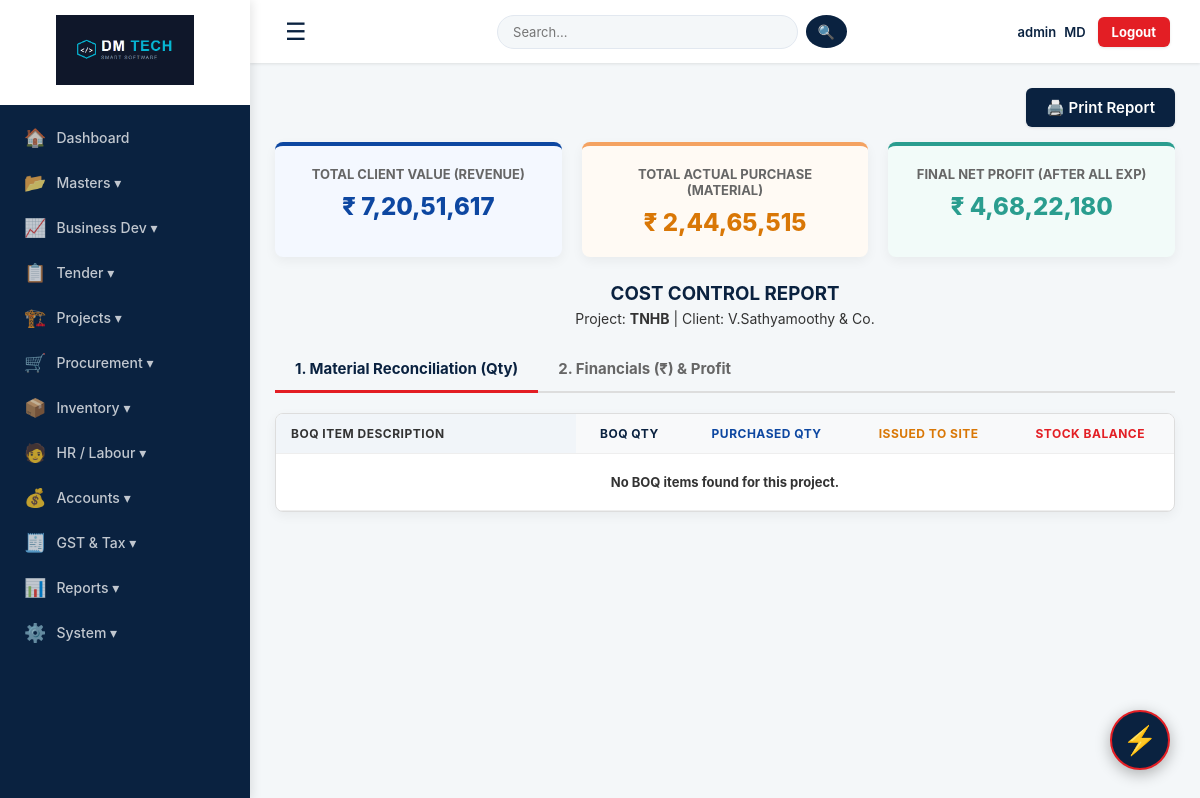
The app's page /cost_control/TNHB (signed in) with its own data.
### tables this page shows
CREATE TABLE projects (id INTEGER PRIMARY KEY AUTOINCREMENT, project_name TEXT NOT NULL, client_name TEXT NOT NULL, work_order TEXT, project_value REAL DEFAULT 0, start_date TEXT, status TEXT DEFAULT 'Planning');

### app.py (the view, shortened to what this page needs)
@app.route("/cost_control/<project_name>")
def cost_control(project_name):
    if not session.get("username"): return redirect(url_for("login"))
    conn = get_db()
    project = conn.execute("SELECT * FROM projects WHERE project_name=?", (project_name,)).fetchone()
    if not project:
        flash("Project not found!", "error")
        conn.close()
        return redirect(url_for("dashboard"))
    boq_items = conn.execute("SELECT * FROM poq WHERE project_name=?", (project_name,)).fetchall()
    total_actual_pur_all = conn.execute("""SELECT SUM(pi.quantity * pi.rate) FROM purchase_items pi
        JOIN purchases p ON pi.purchase_id = p.id
        WHERE p.project_name = ? AND p.md_approval = 'Approved'""", (project_name,)).fetchone()[0] or 0
    total_other_exp = conn.execute("""SELECT SUM(amount) FROM accounts
        WHERE project_name=? AND transaction_type = 'Expense'
        AND IFNULL(category, '') NOT IN ('Payment', 'M', 'Credit Note', 'Debit Note', 'Purchase')""",
        (project_name,)).fetchone()[0] or 0
    cost_data = []; t_plan=0; t_pur=0; t_fore=0; t_client=0; t_item_profit=0
    if not boq_items:
        total_client_value = project['project_value'] or 0
        total_projected_cost = total_actual_pur_all + total_other_exp
        final_net_profit = total_client_value - total_projected_cost
        conn.close()
        return render_template("cost_control.html",
                               project=project, cost_data=[],
                               total_plan_cost=0, total_actual_pur=total_actual_pur_all,
                               total_other_exp=total_other_exp, total_forecast_cost=0,
                               total_client_value=total_client_value,
                               total_projected_cost=total_projected_cost,
                               total_item_profit=0, final_net_profit=final_net_profit)

### app.py (called while the page is built, shortened)
@app.context_processor
def inject_permissions():
    role = session.get('role', 'Admin')
    return dict(is_admin_or_gm=role in ['MD', 'Admin', 'GM'])

@app.after_request
def add_header(response):
    response.headers["Cache-Control"] = "no-cache, no-store, must-revalidate, public, max-age=0"
    response.headers["Pragma"] = "no-cache"
    response.headers["Expires"] = "0"
    return response

@app.template_filter('inr')
def format_inr(number):
    if number is None: return "0"
    try: number = float(number)
    except: return "0"
    is_negative = False
    if number < 0:
        is_negative = True
        number = abs(number)
    integer_part = str(round(number))
    if len(integer_part) > 3:
        last_three = integer_part[-3:]
        remaining = integer_part[:-3]
        groups = []
        while len(remaining) > 2:
            groups.insert(0, remaining[-2:])
            remaining = remaining[:-2]
        if remaining: groups.insert(0, remaining)
        formatted_integer = ",".join(groups) + "," + last_three
    else:
        formatted_integer = integer_part
    result = formatted_integer
    if is_negative: result = "-" + result
    return result

def get_db():
    conn = sqlite3.connect(DATABASE, timeout=20)
    conn.row_factory = sqlite3.Row
    return conn

@app.before_request
def restrict_access():
    if not session.get("username"): return
    role = session.get("role", "MD")
    endpoint = request.endpoint
    finance_routes = ['accounts', 'accounts_entry', 'delete_account_entry', 'delete_bill',
                      'print_bill', 'client_ledger', 'vendor_ledger', 'gst_reconciliation',
                      'run_reconciliation', 'gstr1', 'credit_notes', 'delete_credit_note',
                      'general_expenses', 'company_pnl', 'pay_purchase_bill', 'payroll']
    if endpoint in finance_routes and role not in ['MD', 'GM', 'Accountant']:
        flash("Access Denied: Finance module is restricted.", "error")
        return redirect(url_for('dashboard'))
    if role == "MD": return

### templates/cost_control.html (shortened to what this page needs)
{% extends "base.html" %}
{% block content %}
<div class="no-print" style="text-align: right; margin-bottom: 15px;">
    <button onclick="window.print()" class="btn" style="background: #0a2240; padding: 10px 20px; font-size: 15px; border-radius: 6px;">🖨️ Print Report</button>
</div>
<div class="kpi-grid">
    <div class="kpi-card card-client">
        <h4>Total Client Value (Revenue)</h4>
        <h2>₹ {{ total_client_value | inr }}</h2>
    </div>
    <div class="kpi-card card-purchase">
        <h4>Total Actual Purchase (Material)</h4>
        <h2>₹ {{ total_actual_pur | inr }}</h2>
    </div>
    <div class="kpi-card card-profit">
        <h4>Final Net Profit (After All Exp)</h4>
        <h2 class="{% if final_net_profit >= 0 %}profit{% else %}loss{% endif %}">₹ {{ final_net_profit | inr }}</h2>
    </div>
</div>
<div class="print-area">
    <div class="no-print" style="text-align: center; margin-bottom: 20px;">
        <h3 style="margin: 0; color: #0a2240;">COST CONTROL REPORT</h3>
        <p style="margin: 5px 0; font-size: 14px;">Project: <strong>{{ project['project_name'] }}</strong> | Client: {{ project['client_name'] }}</p>
    </div>
    <div class="tabs no-print">
        <button type="button" class="tab-btn active" onclick="openTab('tab1', event)">1. Material Reconciliation (Qty)</button>
        <button type="button" class="tab-btn" onclick="openTab('tab2', event)">2. Financials (₹) & Profit</button>
    </div>
    <div id="tab1" class="tab-content active">
        <div class="table-container">
            <div class="table-responsive">
                <table>
                    <thead>
                        <tr>
                            <th>BOQ Item Description</th>
                            <th class="bg-qty">BOQ Qty</th>
                            <th class="bg-qty" style="color: #0d47a1;">Purchased Qty</th>
                            <th class="bg-qty" style="color: #d97706;">Issued to Site</th>
                            <th class="bg-qty" style="color: #e31e24;">Stock Balance</th>
                        </tr>
                    </thead>
                    <tbody>
                        {% for row in cost_data %}
                        <tr>
                            <td>{{ row.description }}</td>
                            <td class="bg-qty">{{ row.qty }}</td>
                            <td class="bg-qty" style="color: #0d47a1; font-weight: bold;">{{ row.pur_qty }}</td>
                            <td class="bg-qty" style="color: #d97706; font-weight: bold;">{{ row.issued_qty }}</td>
                            <td class="bg-qty" style="color: {% if row.stock_qty < 0 %}#e31e24{% else %}#176b38{% endif %}; font-weight: bold;">
                                {{ row.stock_qty }}
                            </td>
                        </tr>
                        {% else %}
                        <tr><td colspan="5" style="text-align: center; padding: 20px;">No BOQ items found for this project.</td></tr>
                        {% endfor %}
                    </tbody>
                </table>
            </div>
        </div>
    </div>
</div>
{% endblock %}

### static/css/main.css (style rules this page uses)
:root { --primary-blue: #0a2240; --accent-red: #e31e24; --bg-light: #f4f7f9; --text-dark: #333; --text-light: #666; --white: #ffffff; --border: #e2e8f0; --shadow-sm: 0 1px 3px rgba(0,0,0,0.1); --shadow-md: 0 4px 6px -1px rgba(0,0,0,0.1), 0 2px 4px -1px rgba(0,0,0,0.06); --shadow-lg: 0 10px 15px -3px rgba(0,0,0,0.1), 0 4px 6px -2px rgba(0,0,0,0.05); }
* { box-sizing: border-box; margin: 0; padding: 0; font-family: 'Inter', 'Segoe UI', sans-serif; }
body { background-color: var(--bg-light); color: var(--text-dark); display: flex; min-height: 100vh; }
.btn { background: var(--primary-blue); color: var(--white); border: none; padding: 10px 18px; border-radius: 6px; cursor: pointer; font-size: 14px; font-weight: 600; transition: all 0.2s; display: inline-block; text-decoration: none; box-shadow: var(--shadow-sm); text-align: center; }
table { width: 100%; border-collapse: collapse; }
th, td { padding: 12px 15px; text-align: left; border-bottom: 1px solid var(--border); font-size: 13px; vertical-align: middle; }
th { background: #f8fafc; color: var(--primary-blue); font-weight: 700; text-transform: uppercase; font-size: 11px; letter-spacing: 0.5px; white-space: nowrap; }

### templates/cost_control.html (style rules this page uses)
.kpi-grid { display: grid; grid-template-columns: repeat(3, 1fr); gap: 20px; margin-bottom: 25px; }
.kpi-card { background: white; padding: 20px; border-radius: 8px; box-shadow: 0 4px 12px rgba(0,0,0,0.05); text-align: center; border-top: 4px solid #0d47a1; }
.kpi-card h4 { color: #666; font-size: 13px; text-transform: uppercase; margin-bottom: 10px; font-weight: 700; }
.kpi-card h2 { font-size: 24px; color: var(--primary-blue); margin: 0; font-weight: 800; }
.kpi-card.card-client { border-top-color: #0d47a1; background: #f4f8ff; }
.kpi-card.card-client h2 { color: #0d47a1; }
.kpi-card.card-purchase { border-top-color: #F4A261; background: #fffaf4; }
.kpi-card.card-purchase h2 { color: #d97706; }
.kpi-card.card-profit { border-top-color: #2A9D8F; background: #f2fbf9; }
.kpi-card.card-profit h2.profit { color: #2A9D8F; }
.tabs { display: flex; border-bottom: 2px solid #ddd; margin-bottom: 20px; flex-wrap: wrap; }
.tab-btn { padding: 12px 20px; cursor: pointer; font-weight: bold; border: none; background: none; font-size: 15px; color: #666; border-bottom: 3px solid transparent; margin-bottom: -2px; transition: 0.3s; }
.tab-btn.active { color: var(--primary-blue); border-bottom: 3px solid var(--accent-red); }
.tab-content { display: none; }
.tab-content.active { display: block; animation: fadeIn 0.4s; }
.table-container { background: white; border-radius: 8px; box-shadow: 0 4px 12px rgba(0,0,0,0.05); border: 1px solid #ddd; overflow: hidden; margin-bottom: 20px; }
.table-responsive { width: 100%; overflow-x: auto; }
table { width: 100%; border-collapse: collapse; }
th, td { padding: 12px 15px; border-bottom: 1px solid #eee; font-size: 13px; text-align: right; white-space: nowrap; }
th { background: #f1f5f9; color: var(--primary-blue); font-weight: 700; font-size: 12px; text-transform: uppercase; }
td:first-child, th:first-child { text-align: left; white-space: normal; min-width: 250px; font-weight: bold; color: #333; }
.bg-qty { background: #f8f9fa; text-align: center !important; }
.profit { color: #176b38; font-weight: bold; }

### records on screen
projects: project_value "7,20,51,617", project_name "TNHB", client_name "V.Sathyamoothy & Co."

### other values on screen
{{ session['username'] }} "admin"
{{ user_role }} "MD"
{{ total_actual_pur | inr }} "2,44,65,515"
{{ final_net_profit | inr }} "4,68,22,180"
